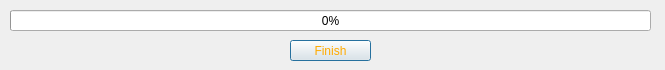
<?xml version="1.0" encoding="UTF-8"?>
<ui version="4.0">
 <class>Progress</class>
 <widget class="QDialog" name="Progress">
  <property name="geometry">
   <rect>
    <x>0</x>
    <y>0</y>
    <width>665</width>
    <height>70</height>
   </rect>
  </property>
  <property name="windowTitle">
   <string>Dialog</string>
  </property>
  <widget class="QProgressBar" name="progressBar">
   <property name="geometry">
    <rect>
     <x>10</x>
     <y>10</y>
     <width>641</width>
     <height>21</height>
    </rect>
   </property>
   <property name="value">
    <number>0</number>
   </property>
  </widget>
  <widget class="QPushButton" name="stop">
   <property name="geometry">
    <rect>
     <x>290</x>
     <y>40</y>
     <width>81</width>
     <height>21</height>
    </rect>
   </property>
   <property name="palette">
    <palette>
     <active>
      <colorrole role="ButtonText">
       <brush brushstyle="SolidPattern">
        <color alpha="255">
         <red>255</red>
         <green>170</green>
         <blue>0</blue>
        </color>
       </brush>
      </colorrole>
     </active>
     <inactive>
      <colorrole role="ButtonText">
       <brush brushstyle="SolidPattern">
        <color alpha="255">
         <red>255</red>
         <green>170</green>
         <blue>0</blue>
        </color>
       </brush>
      </colorrole>
     </inactive>
     <disabled>
      <colorrole role="ButtonText">
       <brush brushstyle="SolidPattern">
        <color alpha="255">
         <red>190</red>
         <green>190</green>
         <blue>190</blue>
        </color>
       </brush>
      </colorrole>
     </disabled>
    </palette>
   </property>
   <property name="text">
    <string>Finish</string>
   </property>
  </widget>
 </widget>
 <resources/>
 <connections/>
</ui>
